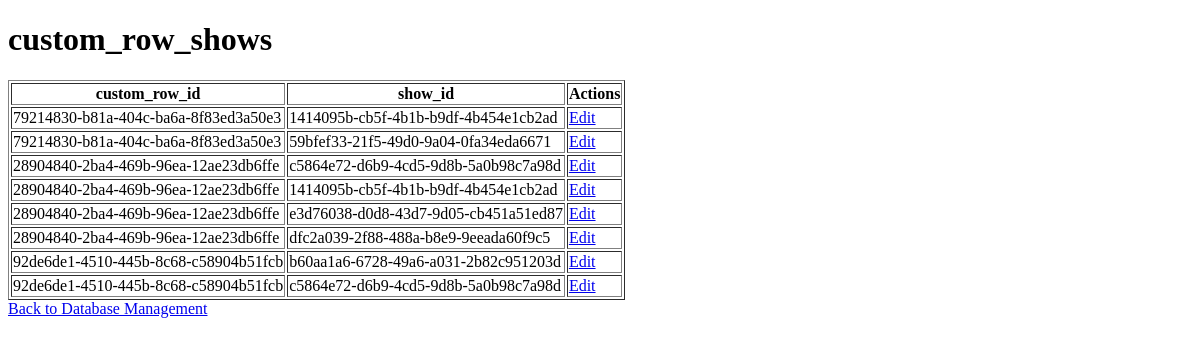
Before: /admin/database/custom_row_shows (signed in) with the older database file.
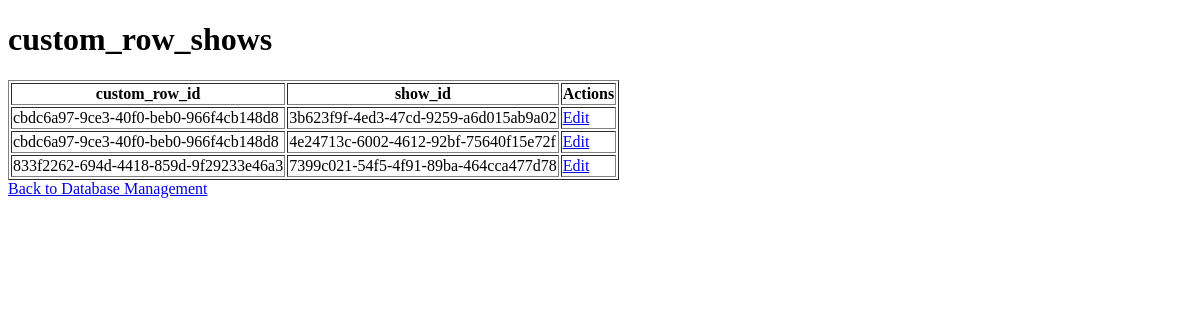
After: the same page with the newer database file.
### tables this page shows
CREATE TABLE custom_row_shows (
	custom_row_id VARCHAR(36) NOT NULL, 
	show_id INTEGER NOT NULL, 
	PRIMARY KEY (custom_row_id, show_id), 
	FOREIGN KEY(custom_row_id) REFERENCES custom_row (id), 
	FOREIGN KEY(show_id) REFERENCES show (id)
);

### app/routes/admin.py (the view)
@bp.route('/admin/database/<table_name>')
@login_required
def view_table(table_name):
    table = db.metadata.tables[table_name]
    columns = [column.name for column in table.columns]
    records = db.session.query(table).all()
    return render_template('view_table.html', table_name=table_name, columns=columns, records=records)

### app/__init__.py (called while the page is built)
def create_app():
    app = Flask(__name__)
    app.config['UPLOAD_FOLDER'] = os.path.join(app.root_path, 'static', 'uploads')
    app.config.from_object(Config)
    app.jinja_env.filters['time_to_12hour'] = time_to_12hour
    app.jinja_env.filters['format_air_time'] = format_air_time
    db.init_app(app)
    login_manager = LoginManager(app)
    login_manager.login_view = 'auth.login'
    @login_manager.user_loader
    def load_user(user_id):
        return User.query.get(int(user_id))
    from app.routes import main, admin, auth
    app.register_blueprint(main.bp)
    app.register_blueprint(admin.bp)
    app.register_blueprint(auth.bp)
    return app

### app/templates/view_table.html (shortened to what this page needs)
<!DOCTYPE html>
<html lang="en">
<head>
</head>
<body>
    <h1>{{ table_name }}</h1>
    <table border="1">
        <tr>
            {% for column in columns %}
                <th>{{ column }}</th>
            {% endfor %}
            <th>Actions</th>
        </tr>
        {% for record in records %}
            <tr>
                {% for column in columns %}
                    <td>{{ record[column] }}</td>
                {% endfor %}
                <td>
                    <a href="{{ url_for('admin.edit_record', table_name=table_name, record_id=record.id|string) }}">Edit</a>
                </td>
            </tr>
        {% endfor %}
    </table>
    <a href="{{ url_for('admin.admin_database') }}">Back to Database Management</a>
</body>
</html>

Changed rows visible on the page:
removed custom_row_shows: custom_row "79214830-b81a-404c-ba6a-8f83ed3a50e3" "1414095b-cb5f-4b1b-b9df-4b454e1cb2ad"
removed custom_row_shows: custom_row "79214830-b81a-404c-ba6a-8f83ed3a50e3" "59bfef33-21f5-49d0-9a04-0fa34eda6671"
removed custom_row_shows: custom_row "28904840-2ba4-469b-96ea-12ae23db6ffe" "c5864e72-d6b9-4cd5-9d8b-5a0b98c7a98d"
removed custom_row_shows: custom_row "28904840-2ba4-469b-96ea-12ae23db6ffe" "1414095b-cb5f-4b1b-b9df-4b454e1cb2ad"
removed custom_row_shows: custom_row "28904840-2ba4-469b-96ea-12ae23db6ffe" "e3d76038-d0d8-43d7-9d05-cb451a51ed87"
removed custom_row_shows: custom_row "28904840-2ba4-469b-96ea-12ae23db6ffe" "dfc2a039-2f88-488a-b8e9-9eeada60f9c5"
removed custom_row_shows: custom_row "92de6de1-4510-445b-8c68-c58904b51fcb" "b60aa1a6-6728-49a6-a031-2b82c951203d"
removed custom_row_shows: custom_row "92de6de1-4510-445b-8c68-c58904b51fcb" "c5864e72-d6b9-4cd5-9d8b-5a0b98c7a98d"
added custom_row_shows: custom_row "cbdc6a97-9ce3-40f0-beb0-966f4cb148d8" "3b623f9f-4ed3-47cd-9259-a6d015ab9a02"
added custom_row_shows: custom_row "cbdc6a97-9ce3-40f0-beb0-966f4cb148d8" "4e24713c-6002-4612-92bf-75640f15e72f"
added custom_row_shows: custom_row "833f2262-694d-4418-859d-9f29233e46a3" "7399c021-54f5-4f91-89ba-464cca477d78"
